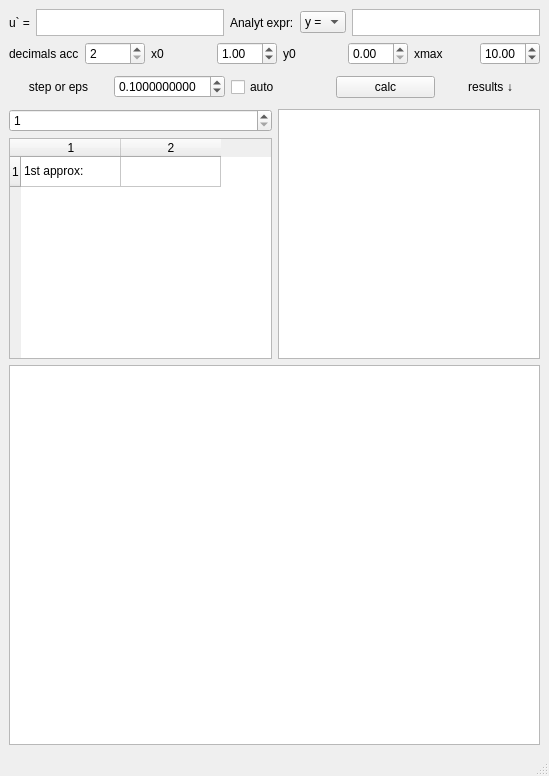
<?xml version="1.0" encoding="UTF-8"?>
<ui version="4.0">
 <class>MainWindow</class>
 <widget class="QMainWindow" name="MainWindow">
  <property name="geometry">
   <rect>
    <x>0</x>
    <y>0</y>
    <width>549</width>
    <height>776</height>
   </rect>
  </property>
  <property name="windowTitle">
   <string>MainWindow</string>
  </property>
  <widget class="QWidget" name="centralwidget">
   <layout class="QVBoxLayout" name="verticalLayout_2" stretch="1,1,1,20">
    <item>
     <layout class="QHBoxLayout" name="horizontalLayout" stretch="1,10,1,1,10">
      <item>
       <widget class="QLabel" name="label">
        <property name="text">
         <string>u` =</string>
        </property>
       </widget>
      </item>
      <item>
       <widget class="QTextEdit" name="derivativeTEdit">
        <property name="maximumSize">
         <size>
          <width>16777215</width>
          <height>27</height>
         </size>
        </property>
       </widget>
      </item>
      <item>
       <widget class="QLabel" name="label_4">
        <property name="text">
         <string>Analyt expr:</string>
        </property>
       </widget>
      </item>
      <item>
       <widget class="QComboBox" name="xyChoiseBox">
        <property name="maximumSize">
         <size>
          <width>50</width>
          <height>16777215</height>
         </size>
        </property>
        <property name="sizeAdjustPolicy">
         <enum>QComboBox::AdjustToContentsOnFirstShow</enum>
        </property>
        <item>
         <property name="text">
          <string>y =</string>
         </property>
        </item>
        <item>
         <property name="text">
          <string>x =</string>
         </property>
        </item>
       </widget>
      </item>
      <item>
       <widget class="QTextEdit" name="analytTEdit">
        <property name="maximumSize">
         <size>
          <width>16777215</width>
          <height>27</height>
         </size>
        </property>
       </widget>
      </item>
     </layout>
    </item>
    <item>
     <layout class="QHBoxLayout" name="horizontalLayout_3">
      <item>
       <widget class="QLabel" name="label_7">
        <property name="text">
         <string>decimals acc</string>
        </property>
       </widget>
      </item>
      <item>
       <widget class="QSpinBox" name="decimalsCountSpin">
        <property name="minimum">
         <number>2</number>
        </property>
        <property name="maximum">
         <number>10</number>
        </property>
       </widget>
      </item>
      <item>
       <widget class="QLabel" name="label_5">
        <property name="text">
         <string>x0</string>
        </property>
       </widget>
      </item>
      <item>
       <widget class="QDoubleSpinBox" name="x0Spin">
        <property name="decimals">
         <number>2</number>
        </property>
        <property name="value">
         <double>1.000000000000000</double>
        </property>
       </widget>
      </item>
      <item>
       <widget class="QLabel" name="label_6">
        <property name="text">
         <string>y0</string>
        </property>
       </widget>
      </item>
      <item>
       <widget class="QDoubleSpinBox" name="y0Spin">
        <property name="decimals">
         <number>2</number>
        </property>
       </widget>
      </item>
      <item>
       <widget class="QLabel" name="label_8">
        <property name="text">
         <string>xmax</string>
        </property>
       </widget>
      </item>
      <item>
       <widget class="QDoubleSpinBox" name="xmaxSpin">
        <property name="value">
         <double>10.000000000000000</double>
        </property>
       </widget>
      </item>
     </layout>
    </item>
    <item>
     <layout class="QHBoxLayout" name="horizontalLayout_2">
      <item>
       <widget class="QLabel" name="label_3">
        <property name="text">
         <string>step or eps</string>
        </property>
        <property name="alignment">
         <set>Qt::AlignCenter</set>
        </property>
       </widget>
      </item>
      <item>
       <widget class="QDoubleSpinBox" name="stepSpin">
        <property name="decimals">
         <number>10</number>
        </property>
        <property name="value">
         <double>0.100000000000000</double>
        </property>
       </widget>
      </item>
      <item>
       <widget class="QCheckBox" name="autoStepCheck">
        <property name="text">
         <string>auto</string>
        </property>
       </widget>
      </item>
      <item>
       <widget class="QPushButton" name="calcBtn">
        <property name="text">
         <string>calc</string>
        </property>
       </widget>
      </item>
      <item>
       <widget class="QLabel" name="label_2">
        <property name="text">
         <string>results ↓</string>
        </property>
        <property name="alignment">
         <set>Qt::AlignCenter</set>
        </property>
       </widget>
      </item>
     </layout>
    </item>
    <item>
     <layout class="QVBoxLayout" name="verticalLayout" stretch="0,10">
      <item>
       <layout class="QHBoxLayout" name="horizontalLayout_5">
        <item>
         <layout class="QVBoxLayout" name="verticalLayout_3">
          <item>
           <widget class="QSpinBox" name="analytAprxSpin">
            <property name="minimum">
             <number>1</number>
            </property>
            <property name="maximum">
             <number>10</number>
            </property>
           </widget>
          </item>
          <item>
           <widget class="QTableWidget" name="analytAprxTableIn">
            <property name="rowCount">
             <number>1</number>
            </property>
            <property name="columnCount">
             <number>2</number>
            </property>
            <row/>
            <column/>
            <column/>
            <item row="0" column="0">
             <property name="text">
              <string>1st approx:</string>
             </property>
            </item>
           </widget>
          </item>
         </layout>
        </item>
        <item>
         <widget class="QTableView" name="tableView">
          <property name="minimumSize">
           <size>
            <width>0</width>
            <height>250</height>
           </size>
          </property>
         </widget>
        </item>
       </layout>
      </item>
      <item>
       <widget class="QChartView" name="graphicsView"/>
      </item>
     </layout>
    </item>
   </layout>
  </widget>
  <widget class="QMenuBar" name="menubar">
   <property name="geometry">
    <rect>
     <x>0</x>
     <y>0</y>
     <width>549</width>
     <height>26</height>
    </rect>
   </property>
  </widget>
  <widget class="QStatusBar" name="statusbar"/>
 </widget>
 <customwidgets>
  <customwidget>
   <class>QChartView</class>
   <extends>QGraphicsView</extends>
   <header>QtCharts</header>
  </customwidget>
 </customwidgets>
 <resources/>
 <connections/>
</ui>
